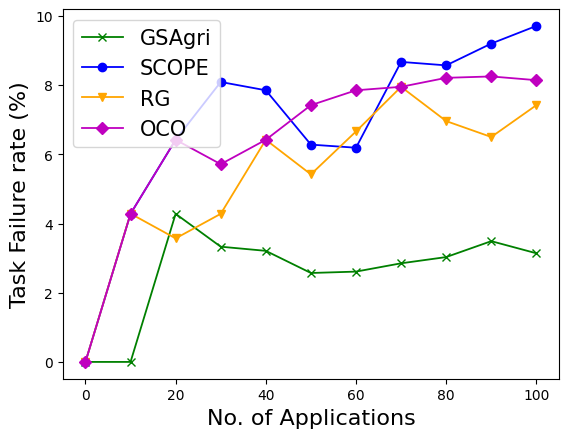

This figure's Python source:
import matplotlib.pyplot as plt

#x_axis = [0, 70, 140, 210, 280, 350, 420, 490, 560, 630, 700]
x_axis = [0, 10, 20, 30, 40, 50, 60, 70, 80, 90, 100]

y_axis_GSAgri = [0, 0, 4.28, 3.33, 3.21, 2.57, 2.61, 2.85, 3.03, 3.49, 3.14]
y_axis_SCOPE = [0, 4.28, 6.42, 8.09, 7.85, 6.28, 6.19, 8.67, 8.57, 9.2, 9.71]
y_axis_RG = [0, 4.285, 3.57, 4.28, 6.42, 5.42, 6.66, 7.95, 6.96, 6.5, 7.42]
y_axis_OCO = [0, 4.28, 6.42, 5.714, 6.42, 7.42, 7.85, 7.95, 8.21, 8.25, 8.142]

plt.plot(x_axis, y_axis_GSAgri, marker='x', label='GSAgri', linewidth=1.3, color='green')
plt.plot(x_axis, y_axis_SCOPE, marker='o', label='SCOPE', linewidth=1.3, color='blue')
plt.plot(x_axis, y_axis_RG, marker='v', label='RG', linewidth=1.3, color='orange')
plt.plot(x_axis, y_axis_OCO, marker='D', label='OCO', linewidth=1.3, color='m')

#plt.title('Task Failure Rate', fontsize = 15)

plt.ylabel('Task Failure rate (%)', fontsize = 16)
plt.xlabel('No. of Applications', fontsize = 16)
plt.legend(loc='best', prop={'size': 15})
plt.savefig('real_task_failure_rate.png', bbox_inches='tight')
plt.show()
